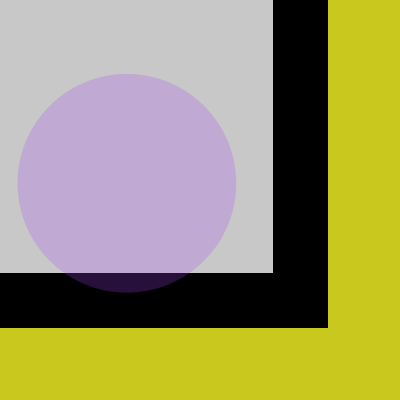
Frame 1 (no input)
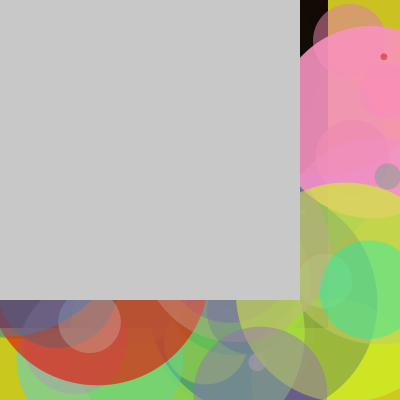
Frame 60 (the mouse pressed at the canvas centre just before this capture)
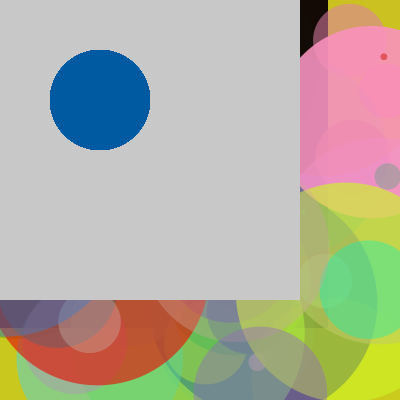
Frame 120 (the mouse held since frame 60 and released just before this capture)

The Processing sketch that drew these frames (run headless with seeded random() and noise(); from frame 60 on, the mouse is pressed at the canvas centre):

// Processing sketch: SS2_BeautyInRandomness
// ── SS2_BeautyInRandomness.pde
// There's A Beauty In Random-Ness by Pablo Vasquez
// This is Assigment 2 
// Instructions: Run the Program and you'll think you just see a normal circle but...

int ellipseA;
int ellipseB;
float rectP;
float rectO;
float a = 1;

float r;
float g;
float b;
float c;

float diam;
float x;
float y;

  void setup() {
  size(400,400);
  background(200,200,30);
}

void mousePressed() {
  background(200,100,10);
}

void draw() { 
  {
  if(mouseX > width/4) {
    fill(0,90,162);
    ellipse(width/4,height/4,100,100);
}
    else if(mouseY > height/4) {
      fill(0);
      rect(width/4,height/4,300,300);
      
    } else {
      fill(200);
      rectMode(CENTER);
      strokeWeight(55);
      rect(width/4, height/4,400,400);
      
      
      r = random(255);
      g = random(255);
      b = random(255);
      c = random(255);
      diam = random(255);
      x = random(width);
      y = random(height);
      
      noStroke();
      fill(r,g,b,c);
      ellipse(x,y,diam,diam);
    }
      
      
    }
  }
